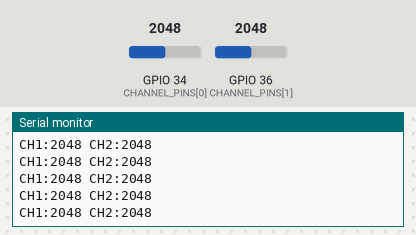
Simulated run of this sketch. Board: ESP32. Shown: the last lines printed to the serial monitor. Inputs (shaded band) come from the test bench; at power-on: GPIO 34 (CHANNEL_PINS[0]) = 2048, GPIO 36 (CHANNEL_PINS[1]) = 2048 (analog values on the 0–4095 scale).

Above: at 1.2 s.
1.3 s: GPIO 34 (CHANNEL_PINS[0]) set to 2866
At 1.31 s:
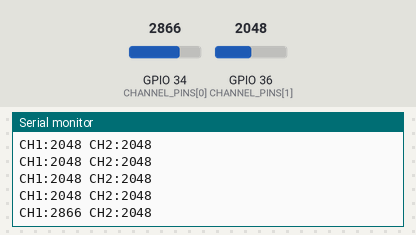
2.8 s: GPIO 36 (CHANNEL_PINS[1]) set to 2866
At 2.81 s:
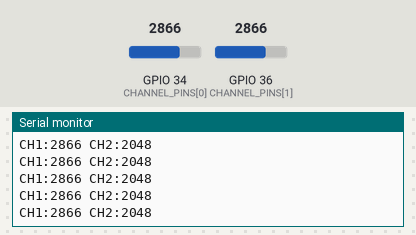
4.3 s: GPIO 34 (CHANNEL_PINS[0]) set to 3603
At 4.32 s:
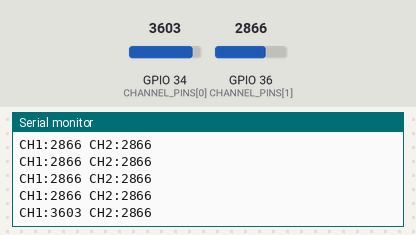
5.8 s: GPIO 36 (CHANNEL_PINS[1]) set to 3603
At 5.83 s:
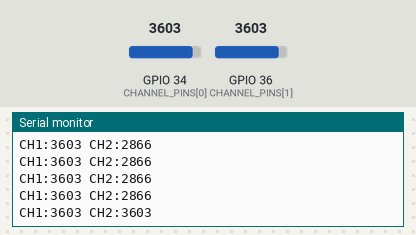
Timing chart, 0 to 8.3 s (numbered marks = the images above; inputs shaded):
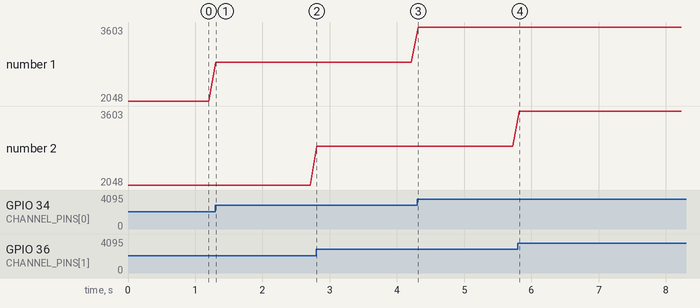

The sketch:

2-3channels.ino
```cpp
// AlterEgo EMG Reader — N-Channel Adaptive
// Reads AD8232 sensors and prints labeled values over USB.
// Add or remove pins in CHANNEL_PINS[] to match your hardware.

const int CHANNEL_PINS[] = {34, 36};  // GPIO pins for each AD8232
// Examples:
//   1 channel:  {34}
//   2 channels: {34, 36}
//   3 channels: {34, 36, 35}
const int NUM_CHANNELS = sizeof(CHANNEL_PINS) / sizeof(CHANNEL_PINS[0]);

void setup() {
    Serial.begin(115200);           // USB communication speed
    analogReadResolution(12);       // 12-bit ADC (0-4095)
    analogSetAttenuation(ADC_11db); // Full voltage range
    Serial.println("READY");
}

void loop() {
    for (int i = 0; i < NUM_CHANNELS; i++) {
        if (i > 0) Serial.print(" ");
        Serial.print("CH");
        Serial.print(i + 1);
        Serial.print(":");
        Serial.print(analogRead(CHANNEL_PINS[i]));
    }
    Serial.println();

    delay(100);  // ~10 readings per second
}
```

Measured:
- after the input at 1.3 s, the serial monitor: prints a new line at once (image 1)
- after the input at 4.3 s, the serial monitor: prints a new line at once (image 3)
- after the input at 5.8 s, the serial monitor: prints a new line at once (image 4)
- plotted number 1: 2048 → 2866 after the input at 1.3 s, 2866 → 3603 after the input at 4.3 s
